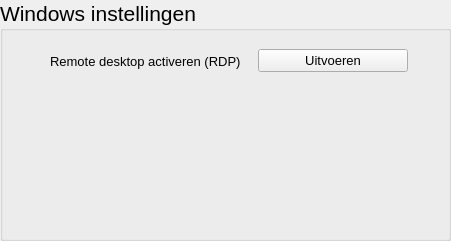
     <widget class="QGroupBox" name="groupBox_windows_settings">
      <property name="geometry">
       <rect>
        <x>430</x>
        <y>10</y>
        <width>451</width>
        <height>241</height>
       </rect>
      </property>
      <property name="font">
       <font>
        <pointsize>16</pointsize>
       </font>
      </property>
      <property name="styleSheet">
       <string notr="true"/>
      </property>
      <property name="title">
       <string>Windows instellingen</string>
      </property>
      <widget class="QWidget" name="gridLayoutWidget_2">
       <property name="geometry">
        <rect>
         <x>10</x>
         <y>30</y>
         <width>401</width>
         <height>161</height>
        </rect>
       </property>
       <layout class="QGridLayout" name="gridLayout_3">
        <property name="bottomMargin">
         <number>99</number>
        </property>
        <item row="0" column="1">
         <widget class="QLabel" name="label_rdp_enable">
          <property name="maximumSize">
           <size>
            <width>200</width>
            <height>16777215</height>
           </size>
          </property>
          <property name="font">
           <font>
            <pointsize>10</pointsize>
           </font>
          </property>
          <property name="text">
           <string>Remote desktop activeren (RDP)</string>
          </property>
         </widget>
        </item>
        <item row="0" column="2">
         <widget class="QPushButton" name="pushButton_rdp_enable">
          <property name="sizePolicy">
           <sizepolicy hsizetype="Fixed" vsizetype="Fixed">
            <horstretch>0</horstretch>
            <verstretch>0</verstretch>
           </sizepolicy>
          </property>
          <property name="minimumSize">
           <size>
            <width>150</width>
            <height>0</height>
           </size>
          </property>
          <property name="font">
           <font>
            <pointsize>10</pointsize>
           </font>
          </property>
          <property name="mouseTracking">
           <bool>false</bool>
          </property>
          <property name="text">
           <string>Uitvoeren</string>
          </property>
          <property name="checkable">
           <bool>false</bool>
          </property>
          <property name="autoRepeat">
           <bool>false</bool>
          </property>
          <property name="autoExclusive">
           <bool>false</bool>
          </property>
          <property name="autoDefault">
           <bool>false</bool>
          </property>
          <property name="flat">
           <bool>false</bool>
          </property>
         </widget>
        </item>
        <item row="0" column="0">
         <widget class="QPushButton" name="pushButton_check_rdp">
          <property name="sizePolicy">
           <sizepolicy hsizetype="Fixed" vsizetype="Fixed">
            <horstretch>0</horstretch>
            <verstretch>0</verstretch>
           </sizepolicy>
          </property>
          <property name="minimumSize">
           <size>
            <width>30</width>
            <height>30</height>
           </size>
          </property>
          <property name="maximumSize">
           <size>
            <width>30</width>
            <height>30</height>
           </size>
          </property>
          <property name="font">
           <font>
            <pointsize>10</pointsize>
           </font>
          </property>
          <property name="text">
           <string/>
          </property>
          <property name="flat">
           <bool>true</bool>
          </property>
         </widget>
        </item>
       </layout>
      </widget>
     </widget>
